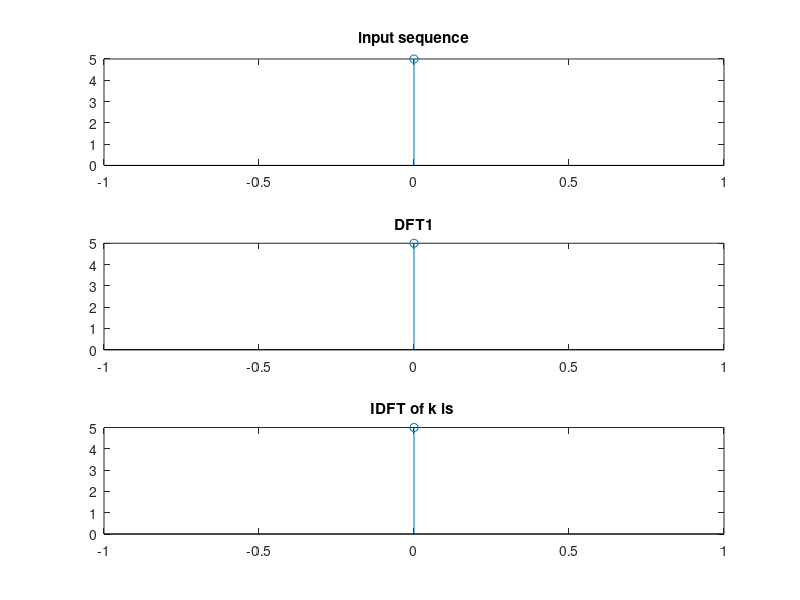

MATLAB code to generate this figure:
clc;
close all;
clear all;
x=input('enter the sequence(ex.[1 2 3 4] x(n)=');
disp('Dft for x(n)is,');
k=fft(x)

n=0:length(x)-1;
subplot(3,1,1);
stem(n,x);
title('input sequence');
subplot(3,1,2);
stem(n,k)
title('DFT1')
disp('IDFT for is')
xr=ifft(k)
subplot(3,1,3)
stem(n,abs(xr));
title('IDFT of k is ');
